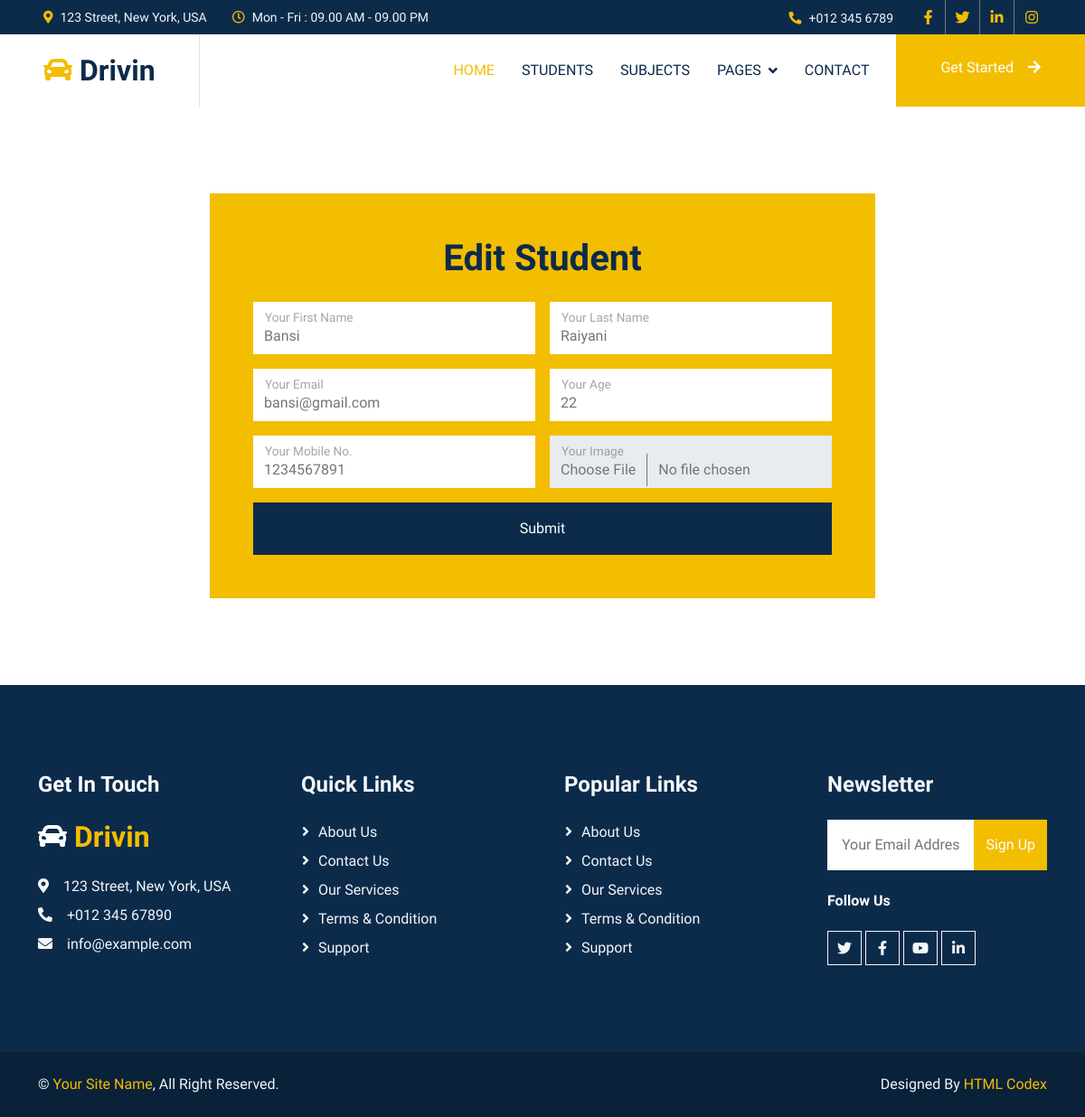
Screenshot of /editstudent/37 with the database file from the repository.
### members/models.py (models this page shows)
class student(models.Model):
    firstname=models.CharField(max_length=100,default="")
    lastname=models.CharField(max_length=100,default="")
    age=models.IntegerField(default=0)
    email=models.CharField(max_length=100,default="")
    phone=models.BigIntegerField(default=0)
    image=models.ImageField(upload_to="")

### members/views.py (the view)
# urls.py: path('editstudent/<int:id>', edit_student, name='editstudent'),
def edit_student(request,id):
  if request.method =="POST":
    fname = request.POST['fname']
    lname = request.POST['lname']
    age = request.POST['age']
    email = request.POST['email']
    phone = request.POST['phone']
    img = request.FILES['img']
    f1 = student.objects.get(id=id)
    f1.firstname=fname
    f1.lastname=lname
    f1.age=age
    f1.email=email
    f1.phone=phone
    f1.image=img
    f1.save()
    print(request.POST['fname'])
    return redirect("firsttemplate")
  else :
    e1 = student.objects.get(id=id)
    context ={
    'e1' : e1
    }
    return render(request,"editstudent.html",context)

### members/templates/editstudent.html (shortened to what this page needs)
{% extends 'basefile.html' %}
{% block body %}
<div class="container">
<div class="row justify-content-center">
<div class="col-lg-8 my-6 mb-0 wow fadeInUp" data-wow-delay="0.1s">
    <div class="bg-primary text-center p-5">
        <h1 class="mb-4">Edit Student</h1>
        <form action="{% url 'editstudent' e1.id %}" enctype="multipart/form-data" method="post">
            <div class="row g-3">
                <div class="col-sm-6">
                    <div class="form-floating">
                        <input value="{{e1.firstname}}" type="text" class="form-control border-0" id="fname" name="fname" placeholder="Gurdian Name">
                        <label for="fname">Your First Name</label>
                    </div>
                </div>
                <div class="col-sm-6">
                    <div class="form-floating">
                        <input value="{{e1.lastname}}" type="text" class="form-control border-0" id="lname" name="lname" placeholder="Gurdian Name">
                        <label for="lname">Your Last Name</label>
                    </div>
                </div>
                <div class="col-sm-6">
                    <div class="form-floating">
                        <input value="{{e1.email}}" type="email" class="form-control border-0" id="email" name="email" placeholder="Gurdian Email">
                        <label for="email">Your Email</label>
                    </div>
                </div>
                <div class="col-sm-6">
                    <div class="form-floating">
                        <input value="{{e1.age}}" type="number" class="form-control border-0" id="age" name="age" placeholder="Child Name">
                        <label for="age">Your Age</label>
                    </div>
                </div>
                <div class="col-sm-6">
                    <div class="form-floating">
                        <input value="{{e1.phone}}" type="tel" class="form-control border-0" id="phone" name="phone"  placeholder="Child Age">
                        <label for="phone">Your Mobile No.</label>
                    </div>
                </div>
                <div class="col-sm-6">
                    <div class="form-floating">
                        <input type="file" class="form-control border-0" name="img">
                        <label for="img">Your Image</label>
                    </div>
                </div>
                <div class="col-12">
                    <button class="btn btn-dark w-100 py-3" type="submit">Submit</button>
                </div>
            </div>
        </form>
    </div>
</div>
</div>
</div>
{% endblock %}

### static/css/style.css (style rules this page uses)
:root { --primary: #F3BD00; --secondary: #757575; --light: #F3F6F8; --dark: #0C2B4B; }
.my-6 { margin-top: 6rem; margin-bottom: 6rem; }
.btn { font-weight: 500; transition: .5s; }

### rows the page displays
student: fname "Bansi", lname "Raiyani", email "bansi@gmail.com", age "22", phone "1234567891"
